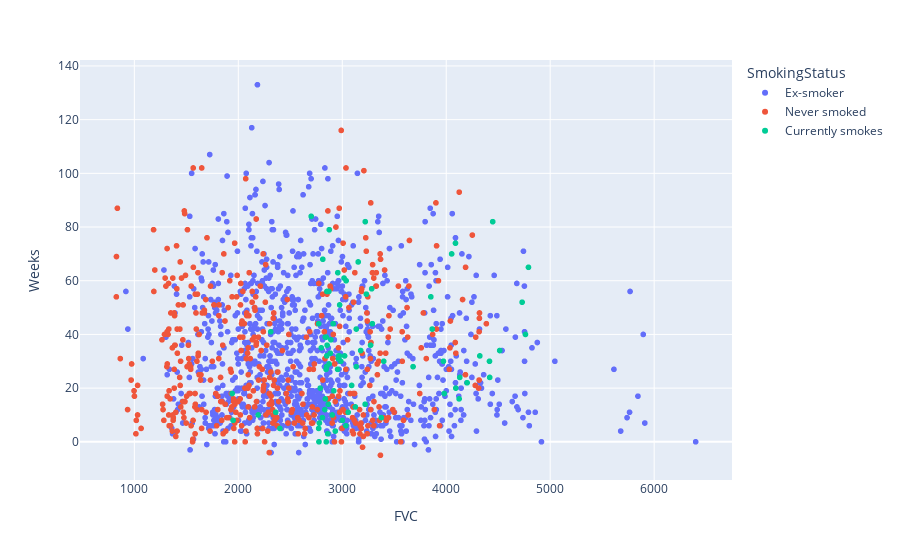

The notebook cell this image was saved under:
### Code cell
fig = px.scatter(train_df, x="FVC", y="Weeks", color='SmokingStatus')
fig.show()

### Figure 1 — Plotly figure (JSON) as saved in the notebook; plotly's stock layout.template omitted (floating-point values rounded to 4 significant figures; data arrays with more than 128 entries replaced by an {"elided": "..."} marker saying what was removed)
{"data": [{"hovertemplate": "SmokingStatus=Ex-smoker<br>FVC=%{x}<br>Weeks=%{y}<extra></extra>", "legendgroup": "Ex-smoker", "marker": {"color": "#636efa", "symbol": "circle"}, "mode": "markers", "name": "Ex-smoker", "showlegend": true, "type": "scattergl", "x": {"elided": "1038 int values"}, "xaxis": "x", "y": {"elided": "1038 int values"}, "yaxis": "y"}, {"hovertemplate": "SmokingStatus=Never smoked<br>FVC=%{x}<br>Weeks=%{y}<extra></extra>", "legendgroup": "Never smoked", "marker": {"color": "#EF553B", "symbol": "circle"}, "mode": "markers", "name": "Never smoked", "showlegend": true, "type": "scattergl", "x": {"elided": "429 int values"}, "xaxis": "x", "y": {"elided": "429 int values"}, "yaxis": "y"}, {"hovertemplate": "SmokingStatus=Currently smokes<br>FVC=%{x}<br>Weeks=%{y}<extra></extra>", "legendgroup": "Currently smokes", "marker": {"color": "#00cc96", "symbol": "circle"}, "mode": "markers", "name": "Currently smokes", "showlegend": true, "type": "scattergl", "x": [2918, 2955, 2873, 2963, 2885, 2837, 2975, 2957, 2875, 2933, 3001, 2904, 2832, 2866, 2788, 3022, 2912, 3037, 4124, 3981, 4092, 4201, 4130, 3973, 3865, 3852, 4052, 4089, 2776, 2400, 1950, 2192, 2360, 1941, 3399, 2312, 3283, 2846, 2860, 2773, 2780, 2809, 2837, 2844, 2845, 2852, 3035, 3376, 3057, 3126, 3220, 3090, 2972, 3289, 3017, 3135, 2986, 2965, 3177, 3272, 3135, 3232, 3153, 3221, 2849, 2851, 2798, 2854, 2891, 2773, 2871, 2813, 2701, 4418, 3681, 4416, 4323, 4514, 4762, 4730, 4791, 4447], "xaxis": "x", "y": [19, 27, 29, 31, 33, 39, 51, 63, 79, 4, 8, 10, 12, 14, 20, 32, 44, 60, 16, 18, 20, 22, 24, 30, 42, 54, 70, 74, 0, 5, 8, 10, 11, 18, 30, 41, 57, 0, 3, 5, 7, 9, 16, 27, 39, 56, 6, 9, 11, 13, 14, 21, 32, 44, 61, 28, 30, 32, 34, 36, 42, 55, 67, 82, 28, 32, 35, 36, 38, 44, 56, 68, 84, 24, 28, 30, 32, 34, 40, 52, 65, 82], "yaxis": "y"}], "layout": {"legend": {"title": {"text": "SmokingStatus"}, "tracegroupgap": 0}, "margin": {"t": 60}, "xaxis": {"anchor": "y", "domain": [0, 1], "title": {"text": "FVC"}}, "yaxis": {"anchor": "x", "domain": [0, 1], "title": {"text": "Weeks"}}}}
